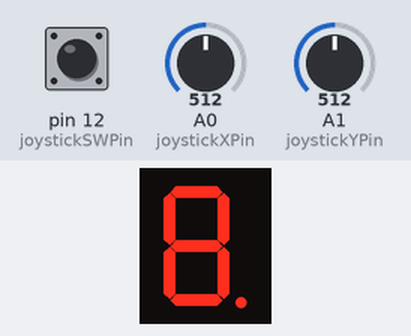
The sketch below on a simulated Arduino Uno, built with avr-gcc and run on an emulated ATmega328P. Shown: 1-digit seven-segment display. Wiring (inferred from the names in the program): 1-digit 7-segment display, segments lit when LOW: segments pin 5, pin 6, pin 7, pin 8, pin 9, pin 10, pin 11, pin 4. The test bench sets the inputs (shaded band); at power-on: A1 (joystickYPin) = 512, pin 12 (joystickSWPin) HIGH, A0 (joystickXPin) = 512. The segment pins are drawn as the display they are named for.

Above: at 0.75 s.
1.3 s: A1 (joystickYPin) set to 390
At 1.65 s:
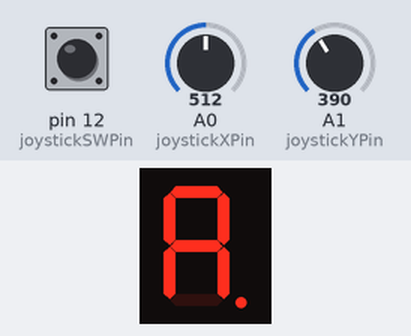
4.3 s: pin 12 (joystickSWPin) pulled LOW for 3.2 s
At 6.55 s:
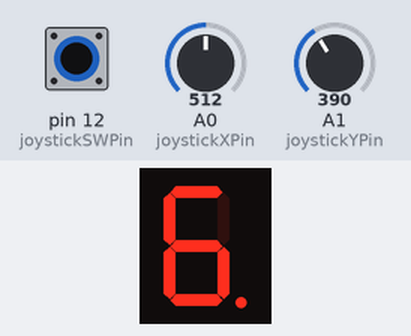
Timing chart, 0 to 8.1 s (numbered marks = the images above; inputs shaded):
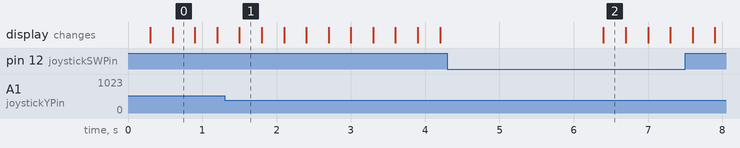

Measured:
- after the input at 1.3 s, the display: changes after 0.20 s (image 1)
- after the input at 4.3 s, the display: changes after 2.1 s (image 2)

The sketch:

Homework_3_-_7-Segment_Display_with_joystick.ino
```cpp
const int pinA = 4;
const int pinB = 5;
const int pinC = 6;
const int pinD = 7;
const int pinE = 8;
const int pinF = 9;
const int pinG = 10;
const int pinDP = 11;

const int joystickXPin = A0;
const int joystickYPin = A1;
const int joystickSWPin = 12;

const int minThreshold = 400;
const int maxThreshold = 600;
const int up = 0;
const int down = 1;
const int left = 2;
const int right = 3;
const int segmentSize = 8;
const int directions = 4;

bool commonAnode = false;
bool joystickMoved = false;

unsigned long lastDebounceTime = 0;
unsigned long lastTimeLong = 0;
unsigned long lastJoyTime = 0;
unsigned long blinkInterval = 300;
unsigned long previousBlink = 0;

int systemState = 1;
int currentSegment = segmentSize - 1;
int lastSegment = segmentSize - 1;
int shortPressInterval = 50;
int longPressInterval = 1500;
int joystickXValue = 0;
int joystickYValue = 0;
int nextSegment = 0;

byte joystickSWValue = LOW;
byte lastJoystickSWValue = LOW;
byte joystickReading = LOW;
byte lastJoystickReading = HIGH;
byte longPressed = LOW;
byte segmentState = LOW;
byte dpState = LOW;
byte joystickSWState = LOW;

int segments[segmentSize] = {
  pinA, pinB, pinC, pinD, pinE, pinF, pinG, pinDP
};

int segmentsStates[segmentSize] = {
  LOW, LOW, LOW, LOW, LOW, LOW, LOW, LOW
};

int possibleMovements[segmentSize][directions] = {
//   up down left right (-1 -> None)
    {-1, 6, 5, 1},      //a -> 0
    { 0, 6, 5,-1},      //b -> 1
    { 6, 3, 4, 7},      //c -> 2
    { 6,-1, 4, 2},      //d -> 3
    { 6, 3,-1, 2},      //e -> 4
    { 0, 6,-1, 1},      //f -> 5
    { 0, 3,-1,-1},      //g -> 6
    {-1,-1, 2,-1}       //dp -> 7
};

void setup() {
  for (int i = 0; i < segmentSize; i++) {
  pinMode(segments[i], OUTPUT);
  }
  pinMode(joystickSWPin, INPUT_PULLUP);
  if (commonAnode == true) {
    segmentState = !segmentState;
  }
}

void loop() {
  // read the joystick button value and use debounce to check if it's a long press or a short press
  joystickSWValue = digitalRead(joystickSWPin);
  if (joystickSWValue != lastJoystickSWValue) {
    lastDebounceTime = millis();
  }
  if(millis() - lastDebounceTime > longPressInterval) {
    if(joystickSWValue != longPressed) {
      longPressed = joystickSWValue;
      if(longPressed == LOW) {
        reset();
      }
    }
  }
  else if (millis() - lastDebounceTime > shortPressInterval) {
    if (joystickSWValue != joystickSWState) {
      joystickSWState = joystickSWValue;
      if (joystickSWState == LOW) {
        systemState = 2;
      }
    }
  }
  lastJoystickSWValue = joystickSWValue;

  // execute the function corresponding to the current system state
  if (systemState == 1) {
    state1();
  }
  if (systemState == 2) {
    state2();
  }
}

void reset(){
  // turns off all of the segments, updates the values in the segment states vector and sets the current segment back to the DP segment
  for (int i = 0; i < segmentSize; i++) {
    digitalWrite(segments[i], LOW);
  }
  for (int i = 0; i < segmentSize; i++) {
    segmentsStates[i] = LOW;
  }
  currentSegment = segmentSize - 1;
  systemState = 1;
}

void changeSegment(int direction) {
  // changes the segment based on the possibleMovements matrix and the direction parameter
  // if the matrix value for the next segment is not -1 (the next segment is reachable from the current segment), the next segment becomes the current segment
  nextSegment = possibleMovements[currentSegment][direction];
  if (nextSegment != -1) {
    lastSegment = currentSegment;
    currentSegment = nextSegment;
    digitalWrite(segments[lastSegment],segmentsStates[lastSegment]);
  }
}

void state1() {
  // current segment is blinking
  if (millis() - previousBlink >= blinkInterval){
    previousBlink = millis();
    segmentState = !segmentState;
    digitalWrite(segments[currentSegment], segmentState);
  }

  // getting the direction of the movement from the joystick
  joystickXValue = analogRead(joystickXPin);
  joystickYValue = analogRead(joystickYPin);
  // up movement
  if (joystickXValue > maxThreshold && joystickMoved == false) {
    joystickMoved = true;
    changeSegment(up);
  }
  // down movement
  if (joystickXValue < minThreshold && joystickMoved == false) {
    joystickMoved = true;
    changeSegment(down);
  }
  // right movement
  if (joystickYValue > maxThreshold && joystickMoved == false) {
    joystickMoved = true;
    changeSegment(right);
  }
  // left movement
  if (joystickYValue < minThreshold && joystickMoved == false)  {
    joystickMoved = true;
    changeSegment(left);
  }
  if ((joystickXValue > minThreshold && joystickXValue < maxThreshold) || (joystickYValue > minThreshold && joystickYValue < maxThreshold)) {
    joystickReading = LOW;
  }
  if((joystickXValue < minThreshold || joystickXValue > maxThreshold) || (joystickYValue < minThreshold || joystickYValue > maxThreshold)) {
    joystickReading = HIGH;
  }
  if(joystickReading != lastJoystickReading) {
    lastDebounceTime = millis();
  }
  if(joystickReading != lastJoystickReading) {
    if(joystickReading == HIGH) {
      joystickMoved=false;
    }
  }
  lastJoystickReading = joystickReading;
}

void state2() {
  // setting the previous state to the current segment
  digitalWrite(segments[currentSegment], segmentsStates[currentSegment]);

  // changing the state of the segment using the X-axis of the joystick (which translates to the up and down movement in this case)
  joystickXValue = analogRead(joystickXPin);
  // up movement
  if (joystickXValue > maxThreshold && joystickMoved == false) {
    joystickMoved = true;
    segmentsStates[currentSegment] = HIGH;
    digitalWrite(segments[currentSegment],segmentsStates[currentSegment]);
  }
  // down movement
  if (joystickXValue < minThreshold && joystickMoved == false) {
    joystickMoved = true;
    segmentsStates[currentSegment] = LOW;
    digitalWrite(segments[currentSegment],segmentsStates[currentSegment]);
  }
  if (joystickXValue > minThreshold && joystickXValue < maxThreshold) {
    joystickMoved = false;
  }

  // going back to state 1 when the joystick button is pressed
  joystickSWValue = digitalRead(joystickSWPin);
  if (joystickSWValue != lastJoystickSWValue) {
    lastDebounceTime = millis();
  }
  if (millis() - lastDebounceTime > shortPressInterval) {
    if (joystickSWValue != joystickSWState) {
      joystickSWState = joystickSWValue;
      if (joystickSWState == LOW) {
        systemState = 1;
      }
    }
  }
  lastJoystickSWValue = joystickSWValue;
}
```
